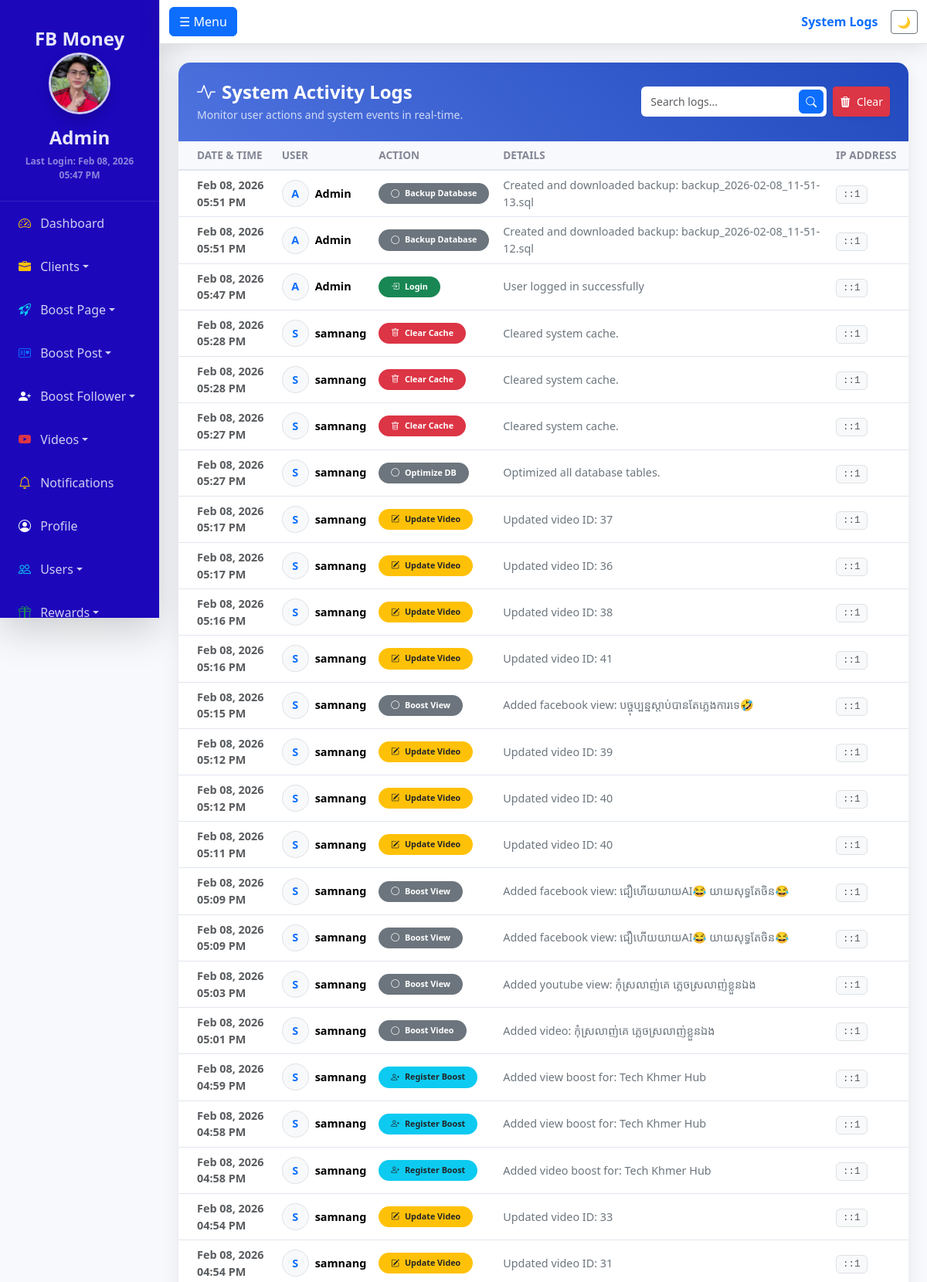
The page /admin/logs.php (signed in, upper part) on the database its author committed.
### tables this page shows
CREATE TABLE `system_logs` (
  `id` int(11) NOT NULL AUTO_INCREMENT,
  `username` varchar(50) DEFAULT NULL,
  `action` varchar(255) DEFAULT NULL,
  `details` text DEFAULT NULL,
  `ip_address` varchar(45) DEFAULT NULL,
  `created_at` datetime DEFAULT current_timestamp(),
  PRIMARY KEY (`id`)
);

### admin/logs.php (the view, shortened to what this page needs)
<?php
require_once "../config/db.php";
$u_stmt = $conn->prepare("SELECT profile_pic, last_login, bio, role FROM admins WHERE username=?");
if ($u_stmt) {
    $u_stmt->bind_param("s", $_SESSION['admin']);
    $u_stmt->execute();
    $u_res = $u_stmt->get_result();
    $u_row = $u_res->fetch_assoc();
} else {
    $u_row = [];
}
$profile_pic = !empty($u_row['profile_pic']) ? "uploads/" . $u_row['profile_pic'] : "https://via.placeholder.com/150";
$last_login = !empty($u_row['last_login']) ? date("M d, Y h:i A", strtotime($u_row['last_login'])) : "First Login";
$user_role = $u_row['role'] ?? 'editor';
$search = $_GET['search'] ?? '';
$sql = "SELECT * FROM system_logs";
$sql .= " ORDER BY created_at DESC LIMIT 100";
$stmt = $conn->prepare($sql);
$stmt->execute();
$logs_res = $stmt->get_result();
?>
<!DOCTYPE html>
<html lang="en">
<head>
<link href="https://cdn.jsdelivr.net/npm/bootstrap@5.3.2/dist/css/bootstrap.min.css" rel="stylesheet">
<link rel="stylesheet" href="https://cdn.jsdelivr.net/npm/bootstrap-icons@1.11.3/font/bootstrap-icons.min.css">
</head>
<body>
<div class="d-flex" id="wrapper">
    <?php include 'sidebar.php'; ?>
    <div id="page-content-wrapper">
        <nav class="navbar navbar-expand-lg navbar-light bg-light border-bottom mb-4">
            <div class="container-fluid">
                <button class="btn btn-primary" id="sidebarToggle">☰ Menu</button>
                <span class="navbar-text ms-auto fw-bold text-primary">System Logs</span>
                <button class="btn btn-sm btn-outline-secondary ms-3" id="darkModeToggle">🌙</button>
            </div>
        </nav>
        <div class="container-fluid px-4">
            <div class="card log-card mb-4">
                <div class="log-header d-flex justify-content-between align-items-center">
                    <div>
                        <h4 class="mb-1 fw-bold"><i class="bi bi-activity me-2"></i>System Activity Logs</h4>
                        <p class="mb-0 opacity-75 small">Monitor user actions and system events in real-time.</p>
                    </div>
                    <div class="d-flex gap-2">
                        <form method="GET" class="d-flex bg-white rounded p-1">
                            <input type="text" name="search" class="form-control border-0 shadow-none form-control-sm" placeholder="Search logs..." value="<?php echo htmlspecialchars($search); ?>" style="max-width: 200px;">
                            <button type="submit" class="btn btn-primary btn-sm rounded"><i class="bi bi-search"></i></button>
                        </form>
                        <form method="POST" onsubmit="return confirm('Are you sure you want to clear all logs?');">
                            <button type="submit" name="clear_logs" class="btn btn-danger btn-sm h-100 shadow-sm"><i class="bi bi-trash3-fill me-1"></i> Clear</button>
                        </form>
                    </div>
                </div>
                <div class="table-responsive p-0">
                    <table class="table table-hover">
                        <thead>
                            <tr>
                                <th scope="col" class="ps-4">Date & Time</th>
                                <th scope="col">User</th>
                                <th scope="col">Action</th>
                                <th scope="col">Details</th>
                                <th scope="col">IP Address</th>
                            </tr>
                        </thead>
                        <tbody>
                            <?php if($logs_res && $logs_res->num_rows > 0): ?>
                                <?php while($log = $logs_res->fetch_assoc()):
                                    $action_class = 'bg-secondary';
                                    $icon = 'bi-circle';
                                    if (stripos($log['action'], 'Login') !== false) { $action_class = 'bg-success'; $icon = 'bi-box-arrow-in-right'; }
                                    elseif (stripos($log['action'], 'Register') !== false) { $action_class = 'bg-info text-dark'; $icon = 'bi-person-plus'; }
                                    elseif (stripos($log['action'], 'Add') !== false) { $action_class = 'bg-primary'; $icon = 'bi-plus-circle'; }
                                    elseif (stripos($log['action'], 'Update') !== false) { $action_class = 'bg-warning text-dark'; $icon = 'bi-pencil-square'; }
                                    elseif (stripos($log['action'], 'Delete') !== false || stripos($log['action'], 'Clear') !== false) { $action_class = 'bg-danger'; $icon = 'bi-trash'; }
                                ?>
                                <tr>
                                    <td class="ps-4 text-muted small fw-bold"><?php echo date("M d, Y h:i A", strtotime($log['created_at'])); ?></td>
                                    <td>
                                        <div class="d-flex align-items-center">
                                            <div class="bg-light rounded-circle d-flex align-items-center justify-content-center me-2 text-primary fw-bold border" style="width:35px; height:35px;">
                                                <?php echo strtoupper(substr($log['username'], 0, 1)); ?>
                                            </div>
                                            <span class="fw-bold"><?php echo htmlspecialchars($log['username']); ?></span>
                                        </div>
                                    </td>
                                    <td><span class="badge <?php echo $action_class; ?> rounded-pill px-3 py-2"><i class="bi <?php echo $icon; ?> me-1"></i> <?php echo htmlspecialchars($log['action']); ?></span></td>
                                    <td class="text-secondary"><?php echo htmlspecialchars($log['details']); ?></td>
                                    <td><span class="font-monospace small bg-light border rounded px-2 py-1 text-muted"><?php echo htmlspecialchars($log['ip_address']); ?></span></td>
                                </tr>
                                <?php endwhile; ?>
                            <?php else: ?>
                                <tr><td colspan="5" class="text-center py-5 text-muted"><i class="bi bi-inbox fs-1 d-block mb-2"></i>No logs found matching your criteria.</td></tr>
                            <?php endif; ?>
                        </tbody>
                    </table>
                </div>
            </div>
        </div>
    </div>
</div>
</body>
</html>

### admin/sidebar.php (shortened to what this page needs)
<?php
$current_page = basename($_SERVER['PHP_SELF']);
$sidebar_pic = isset($profile_pic) ? $profile_pic : "https://via.placeholder.com/150";
$sidebar_login = isset($last_login) ? $last_login : "";
$settings_res = $conn->query("SELECT * FROM settings WHERE setting_key IN ('sidebar_color', 'notification_sound')");
$settings = [];
while($row = $settings_res->fetch_assoc()) { $settings[$row['setting_key']] = $row['setting_value']; }
$custom_sb_color = $settings['sidebar_color'] ?? '';
$sb_style = $custom_sb_color ? "background: $custom_sb_color !important;" : "";
?>
<div class="border-end shadow-lg" id="sidebar-wrapper" style="<?php echo $sb_style ? $sb_style : 'background: linear-gradient(180deg, #4e73df 10%, #224abe 100%);'; ?>">
    <div class="sidebar-heading text-center position-relative">
       <div class="mt-2">FB Money</div>
        <img src="<?php echo $sidebar_pic; ?>" class="rounded-circle mb-2 shadow" width="80" height="80" style="object-fit:cover; border: 3px solid rgba(255,255,255,0.8);">
        <div class="fw-bold mt-1"><?php echo htmlspecialchars($_SESSION['admin'] ?? 'User'); ?></div>
        <?php if($sidebar_login): ?>
        <div class="small text-white-50 mt-1" style="font-size: 0.75rem;">Last Login: <?php echo $sidebar_login; ?></div>
        <?php endif; ?>
    </div>
    <div class="list-group list-group-flush">
        <a href="dashboard.php" class="list-group-item list-group-item-action <?php echo ($current_page == 'dashboard.php') ? 'active' : ''; ?>"><i class="bi bi-speedometer2 me-2 text-warning"></i> <span>Dashboard</span></a>
        <?php $is_clients = ($current_page == 'manage_clients.php' || $current_page == 'request_history.php' || $current_page == 'request_boost.php'); ?>
        <a href="#clientsSubmenu" class="list-group-item list-group-item-action dropdown-toggle" data-bs-toggle="collapse" aria-expanded="<?php echo $is_clients ? 'true' : 'false'; ?>"><i class="bi bi-briefcase-fill me-2 text-warning"></i> <span>Clients</span></a>
        <?php $is_pages = ($current_page == 'boost_page.php' || $current_page == 'pages_list.php'); ?>
        <a href="#pagesSubmenu" class="list-group-item list-group-item-action dropdown-toggle" data-bs-toggle="collapse" aria-expanded="<?php echo $is_pages ? 'true' : 'false'; ?>"><i class="bi bi-rocket-takeoff me-2 text-info"></i> <span>Boost Page</span></a>
        <?php $is_posts = ($current_page == 'boost_post.php' || $current_page == 'posts_list.php'); ?>
        <a href="#postsSubmenu" class="list-group-item list-group-item-action dropdown-toggle" data-bs-toggle="collapse" aria-expanded="<?php echo $is_posts ? 'true' : 'false'; ?>"><i class="bi bi-postcard-heart me-2 text-primary"></i> <span>Boost Post</span></a>
        <?php $is_followers = ($current_page == 'boost_follower.php' || $current_page == 'followers_list.php' || $current_page == 'add_follower_fast.php' || $current_page == 'fast_followers_list.php'); ?>
        <a href="#followersSubmenu" class="list-group-item list-group-item-action dropdown-toggle" data-bs-toggle="collapse" aria-expanded="<?php echo $is_followers ? 'true' : 'false'; ?>"><i class="bi bi-person-plus-fill me-2 text-light"></i> <span>Boost Follower</span></a>
        <?php $is_videos = ($current_page == 'boost_video.php' || $current_page == 'boost_reel.php' || $current_page == 'videos_list.php' || $current_page == 'reels_list.php' || $current_page == 'video_comments.php' || $current_page == 'boost_view.php'); ?>
        <a href="#videosSubmenu" class="list-group-item list-group-item-action dropdown-toggle" data-bs-toggle="collapse" aria-expanded="<?php echo $is_videos ? 'true' : 'false'; ?>"><i class="bi bi-youtube me-2 text-danger"></i> <span>Videos</span></a>
        <a href="notifications.php" class="list-group-item list-group-item-action <?php echo ($current_page == 'notifications.php') ? 'active' : ''; ?> d-flex justify-content-between align-items-center" title="Notifications">
            <div><i class="bi bi-bell me-2 text-warning"></i> <span>Notifications</span></div>
        </a>
        <a href="profile.php" class="list-group-item list-group-item-action <?php echo ($current_page == 'profile.php') ? 'active' : ''; ?>"><i class="bi bi-person-circle me-2 text-light"></i> <span>Profile</span></a>
        <?php if(isset($user_role) && $user_role === 'admin'): ?>
        <?php $is_users = ($current_page == 'users.php' || $current_page == 'register.php' || $current_page == 'banned_users.php' || $current_page == 'public_users.php'); ?>
        <a href="#usersSubmenu" class="list-group-item list-group-item-action dropdown-toggle" data-bs-toggle="collapse" aria-expanded="<?php echo $is_users ? 'true' : 'false'; ?>" title="Users"><i class="bi bi-people me-2 text-info"></i> <span>Users</span></a>
        <?php endif; ?>
        <a href="#rewardsSubmenu" class="list-group-item list-group-item-action dropdown-toggle" data-bs-toggle="collapse" aria-expanded="false"><i class="bi bi-gift me-2 text-success"></i> <span>Rewards</span></a>
    </div>
</div>
<div class="toast-container position-fixed top-0 end-0 p-3" style="z-index: 2000;">
</div>

### admin/logs.php (style rules this page uses)
body { background:#f8f9fc; font-family: 'Segoe UI', sans-serif; overflow-x: hidden; }
#wrapper { display: flex; width: 100%; }
#sidebar-wrapper { height: 100vh; position: sticky; top: 0; overflow-y: auto; width: 250px; background: linear-gradient(180deg, #4e73df 10%, #224abe 100%); color: #fff; transition: margin 0.25s ease-out; }
#sidebar-wrapper .sidebar-heading { padding: 1.5rem; font-size: 1.5rem; font-weight: bold; text-align: center; color:rgba(255,255,255,0.9); border-bottom: 1px solid rgba(255,255,255,0.1); }
#sidebar-wrapper .list-group-item { background: transparent; color: rgba(255,255,255,0.8); border: none; padding: 1rem 1.5rem; }
#page-content-wrapper { width: 100%; display: flex; flex-direction: column; min-height: 100vh; }
.navbar { box-shadow: 0 0.15rem 1.75rem 0 rgba(58, 59, 69, 0.15); background: #fff !important; position: sticky; top: 0; z-index: 100; }
.log-card { border: none; border-radius: 15px; box-shadow: 0 0.5rem 1.5rem rgba(0, 0, 0, 0.08); overflow: hidden; }
.log-header { background: linear-gradient(45deg, #4e73df, #224abe); color: white; padding: 1.5rem; }
.table thead th { border-top: none; border-bottom: 2px solid #e3e6f0; font-weight: 600; text-transform: uppercase; font-size: 0.85rem; color: #858796; background: #f8f9fc; }
.table td { vertical-align: middle; font-size: 0.9rem; border-color: #e3e6f0; }

### rows shown on the page
system_logs: created_at "Feb 08, 2026 05:51 PM", username "A", username "Admin", action "Backup Database", details "Created and downloaded backup: backup_2026-02-08_11-51-13.sql", ip_address "::1"
system_logs: created_at "Feb 08, 2026 05:51 PM", username "A", username "Admin", action "Backup Database", details "Created and downloaded backup: backup_2026-02-08_11-51-12.sql", ip_address "::1"
system_logs: created_at "Feb 08, 2026 05:47 PM", username "A", username "Admin", action "Login", details "User logged in successfully", ip_address "::1"
system_logs: created_at "Feb 08, 2026 05:28 PM", username "S", username "samnang", action "Clear Cache", details "Cleared system cache.", ip_address "::1"
system_logs: created_at "Feb 08, 2026 05:28 PM", username "S", username "samnang", action "Clear Cache", details "Cleared system cache.", ip_address "::1"
system_logs: created_at "Feb 08, 2026 05:27 PM", username "S", username "samnang", action "Clear Cache", details "Cleared system cache.", ip_address "::1"
system_logs: created_at "Feb 08, 2026 05:27 PM", username "S", username "samnang", action "Optimize DB", details "Optimized all database tables.", ip_address "::1"
system_logs: created_at "Feb 08, 2026 05:17 PM", username "S", username "samnang", action "Update Video", details "Updated video ID: 37", ip_address "::1"
system_logs: created_at "Feb 08, 2026 05:17 PM", username "S", username "samnang", action "Update Video", details "Updated video ID: 36", ip_address "::1"
system_logs: created_at "Feb 08, 2026 05:16 PM", username "S", username "samnang", action "Update Video", details "Updated video ID: 38", ip_address "::1"
system_logs: created_at "Feb 08, 2026 05:16 PM", username "S", username "samnang", action "Update Video", details "Updated video ID: 41", ip_address "::1"
system_logs: created_at "Feb 08, 2026 05:15 PM", username "S", username "samnang", action "Boost View", details "Added facebook view: បច្ចុប្បន្នស្តាប់បានតែភ្លេងការទេ🤣", ip_address "::1"
system_logs: created_at "Feb 08, 2026 05:12 PM", username "S", username "samnang", action "Update Video", details "Updated video ID: 39", ip_address "::1"
system_logs: created_at "Feb 08, 2026 05:12 PM", username "S", username "samnang", action "Update Video", details "Updated video ID: 40", ip_address "::1"
system_logs: created_at "Feb 08, 2026 05:11 PM", username "S", username "samnang", action "Update Video", details "Updated video ID: 40", ip_address "::1"
system_logs: created_at "Feb 08, 2026 05:09 PM", username "S", username "samnang", action "Boost View", details "Added facebook view: ជឿ​ហើយ​យាយ​AI😂 យាយ​សុទ្ធ​តែ​ចិន​😂", ip_address "::1"
system_logs: created_at "Feb 08, 2026 05:09 PM", username "S", username "samnang", action "Boost View", details "Added facebook view: ជឿ​ហើយ​យាយ​AI😂 យាយ​សុទ្ធ​តែ​ចិន​😂", ip_address "::1"
system_logs: created_at "Feb 08, 2026 05:03 PM", username "S", username "samnang", action "Boost View", details "Added youtube view: កុំ​ស្រលាញ់​គេ​ ភ្លេច​ស្រលាញ់​ខ្លួន​ឯង​", ip_address "::1"
system_logs: created_at "Feb 08, 2026 05:01 PM", username "S", username "samnang", action "Boost Video", details "Added video: កុំ​ស្រលាញ់​គេ​ ភ្លេច​ស្រលាញ់​ខ្លួន​ឯង​", ip_address "::1"
system_logs: created_at "Feb 08, 2026 04:59 PM", username "S", username "samnang", action "Register Boost", details "Added view boost for: Tech Khmer Hub", ip_address "::1"
system_logs: created_at "Feb 08, 2026 04:58 PM", username "S", username "samnang", action "Register Boost", details "Added view boost for: Tech Khmer Hub", ip_address "::1"
system_logs: created_at "Feb 08, 2026 04:58 PM", username "S", username "samnang", action "Register Boost", details "Added video boost for: Tech Khmer Hub", ip_address "::1"
system_logs: created_at "Feb 08, 2026 04:54 PM", username "S", username "samnang", action "Update Video", details "Updated video ID: 33", ip_address "::1"
system_logs: created_at "Feb 08, 2026 04:54 PM", username "S", username "samnang", action "Update Video", details "Updated video ID: 31", ip_address "::1"

### other values the page prints
$_SESSION['admin'] "Admin"
$sidebar_login "Feb 08, 2026 05:47 PM"
